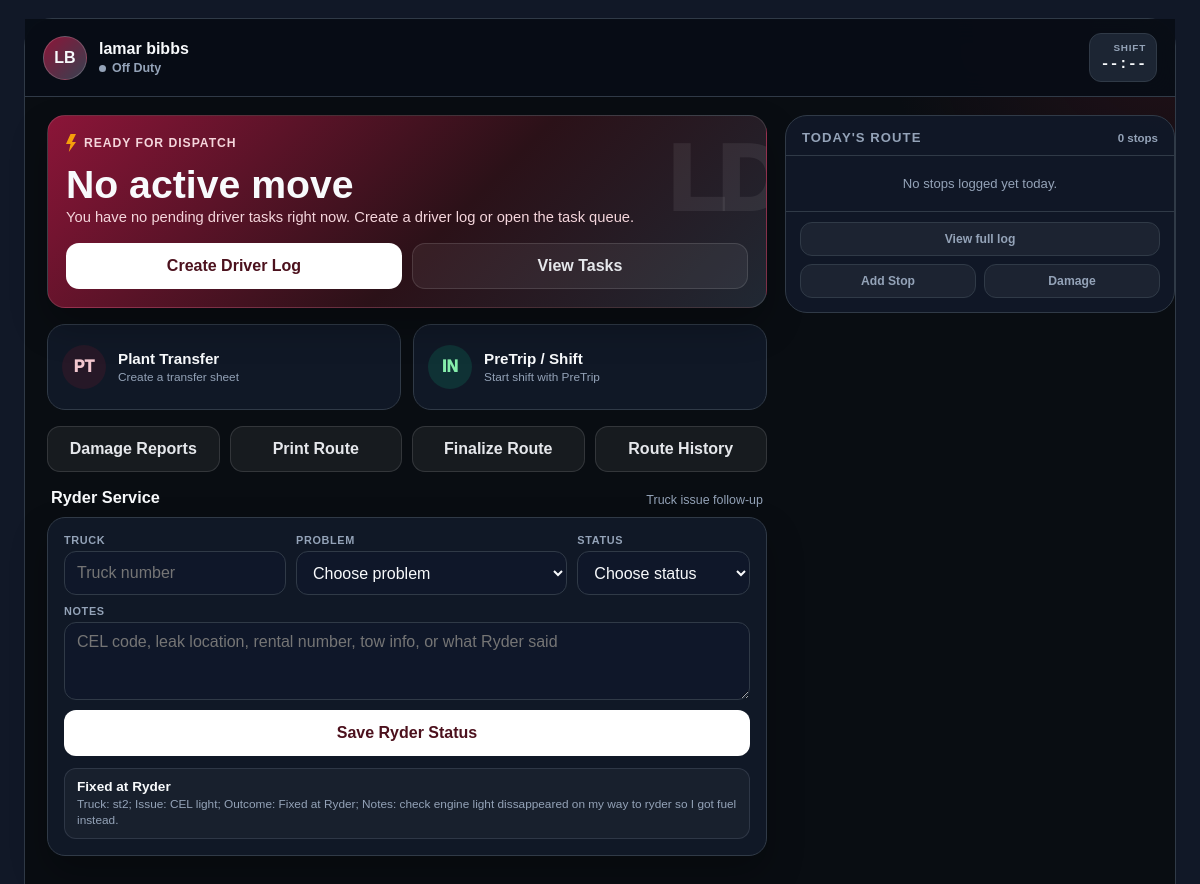
Screenshot of /mobile (signed in) with the database file from the repository.
### app/models/user.py (models this page shows, shortened)
class User(db.Model, UserMixin):
    __tablename__ = "user"
    id = db.Column(db.Integer, primary_key=True)
    username = db.Column(db.String(64), unique=True, nullable=False)
    email = db.Column(db.String(120), unique=True, nullable=False)
    password_hash = db.Column(db.String(128))
    role = db.Column(db.String(20), default="driver")  # "driver" or "management"
    first_name = db.Column(db.String(64), nullable=True)
    last_name = db.Column(db.String(64), nullable=True)
    employee_id = db.Column(db.String(32), nullable=True)
    shift = db.Column(db.String(16), nullable=True)
    department = db.Column(db.String(32), nullable=True)
    tasks = db.relationship(
        "Task",
        backref="assigned_user",
        lazy="dynamic",
        foreign_keys="Task.assigned_to",
    )
    driver_logs = db.relationship(
        "DriverLog",
        backref="driver",
        lazy="dynamic",
        foreign_keys="DriverLog.driver_id",
    )
    pretrips = db.relationship(
        "PreTrip",
        backref="driver",
        lazy="dynamic",
        foreign_keys="PreTrip.user_id",
    )
    chat_messages = db.relationship("ChatMessage", backref="user", lazy="dynamic")
    @property
    def display_name(self):
        name = " ".join(part for part in [self.first_name, self.last_name] if part)
        return name or self.username

### app/models/activity.py (models this page shows)
class ActivityEvent(db.Model):
    __tablename__ = "activity_event"
    id = db.Column(db.Integer, primary_key=True)
    user_id = db.Column(db.Integer, db.ForeignKey("user.id"), nullable=False)
    category = db.Column(db.String(30), nullable=False)
    action = db.Column(db.String(50), nullable=False)
    title = db.Column(db.String(150), nullable=False)
    details = db.Column(db.Text, nullable=True)
    target_type = db.Column(db.String(50), nullable=True)
    target_id = db.Column(db.Integer, nullable=True)
    created_at = db.Column(db.DateTime, default=datetime.utcnow, nullable=False)
    user = db.relationship("User", backref="activity_events")

### app/blueprints/driver/routes.py (the view)
@bp.route("/mobile")
@login_required
def mobile_dashboard():
    if current_user.role == "management":
        return redirect(url_for("manager.manager_dashboard"))
    now_local, _ = _now_local_and_utc()
    today_local_date = now_local.date()
    open_shift = (
        ShiftRecord.query.filter_by(user_id=current_user.id, end_time=None)
        .order_by(ShiftRecord.start_time.desc())
        .first()
    )
    shift_elapsed = None
    if open_shift:
        shift_elapsed = _format_duration((datetime.utcnow() - open_shift.start_time).total_seconds())
    tasks = (
        _active_driver_tasks_query()
        .order_by(Task.created_at.desc())
        .all()
    )
    tasks = sorted(
        tasks,
        key=lambda task: (
            task.status != "in-progress",
            not task.is_hot,
            task.created_at or datetime.min,
        ),
    )
    active_task = tasks[0] if tasks else None
    queued_tasks = tasks[1:4]
    hot_task_count = len([task for task in tasks if task.is_hot])
    latest_pretrip = (
        _active_pretrips_query().filter_by(user_id=current_user.id)
        .order_by(PreTrip.created_at.desc())
        .first()
    )
    todays_pretrip = (
        _active_pretrips_query().filter_by(user_id=current_user.id, pretrip_date=today_local_date)
        .order_by(PreTrip.created_at.desc())
        .first()
    )
    pending_posttrip = bool(todays_pretrip and not todays_pretrip.posttrip)
    latest_transfer = (
        _active_plant_transfers_query().filter_by(user_id=current_user.id)
        .order_by(PlantTransfer.created_at.desc())
        .first()
    )
    recent_ryder_events = (
        ActivityEvent.query.filter_by(
            user_id=current_user.id,
            category="ryder",
        )
        .order_by(ActivityEvent.created_at.desc())
        .limit(3)
        .all()
    )
    todays_logs = sorted(
        _active_driver_logs_query().filter_by(driver_id=current_user.id, date=today_local_date).all(),
        key=_driver_log_sort_key,
    )
    todays_log_routes = _driver_log_route_context(todays_logs)
    current_stop = next((l for l in reversed(todays_logs) if not l.depart_time), None) or (todays_logs[-1] if todays_logs else None)
    ryder_context = _ryder_followup_context(current_user.id)
    return render_template(
        "driver_mobile.html",
        active_task=active_task,
        queued_tasks=queued_tasks,
        hot_task_count=hot_task_count,
        latest_pretrip=latest_pretrip,
        todays_pretrip=todays_pretrip,
        pending_posttrip=pending_posttrip,
        latest_transfer=latest_transfer,
        recent_ryder_events=recent_ryder_events,
        open_shift=open_shift,
        shift_elapsed=shift_elapsed,
        today_local_date=today_local_date,
        todays_logs=todays_logs,
        todays_log_routes=todays_log_routes,
        current_stop=current_stop,
        truck_issue_choices=TRUCK_ISSUE_CHOICES,
        **ryder_context,
    )

### templates/driver_mobile.html (shortened to what this page needs)
<!DOCTYPE html>
<html lang="en">
<head>
</head>
<body>
  <div class="mobile-shell">
    <header class="topbar">
      <div class="driver-row">
        <div class="cluster">
          <div class="avatar">{{ (current_user.first_name[:1] if current_user.first_name else current_user.username[:1])|upper }}{{ (current_user.last_name[:1] if current_user.last_name else '')|upper }}</div>
          <div style="min-width:0;">
            <p class="driver-name">{{ current_user.display_name }}</p>
            <div class="status-line {% if not open_shift %}muted{% endif %}">
              <span class="dot {% if not open_shift %}off{% endif %}"></span>
              {% if open_shift %}On Duty{% else %}Off Duty{% endif %}{% if current_user.department %} - {{ current_user.department }}{% endif %}
            </div>
          </div>
        </div>
        <div class="shift-pill">
          <span>{% if open_shift %}Shift Time{% else %}Shift{% endif %}</span>
          <strong>{{ shift_elapsed if shift_elapsed else '--:--' }}</strong>
        </div>
      </div>
    </header>
    <div class="wide-body">
    <main>
      <section class="card hero">
        {% if active_task %}
          <div class="eyebrow"><span class="bolt"></span>{% if active_task.is_hot %}Active Hot Move{% else %}Active Task{% endif %}</div>
          <h1>{{ active_task.title }}</h1>
          <p>{{ active_task.details or 'No extra dispatch notes.' }}</p>
          <div class="hero-actions {% if active_task.status == 'pending' %}tri{% endif %}">
            <a class="button ghost" href="{{ url_for('driver.view_task', task_id=active_task.id) }}">Details</a>
            {% if active_task.status == 'pending' %}
              <form action="{{ url_for('driver.accept_task', task_id=active_task.id, next='mobile') }}" method="POST">
                <button class="action primary" type="submit">Accept</button>
              </form>
              <form action="{{ url_for('driver.decline_task', task_id=active_task.id, next='mobile') }}" method="POST">
                <button class="action red" type="submit">Decline</button>
              </form>
            {% else %}
              <form action="{{ url_for('driver.complete_task', task_id=active_task.id, next='mobile') }}" method="POST">
                <button class="action primary" type="submit">Complete</button>
              </form>
            {% endif %}
          </div>
        {% else %}
          <div class="eyebrow"><span class="bolt"></span>Ready For Dispatch</div>
          <h1>No active move</h1>
          <p>You have no pending driver tasks right now. Create a driver log or open the task queue.</p>
          <div class="hero-actions">
            <a class="button primary" href="{{ url_for('driver.new_driving_log') }}">Create Driver Log</a>
            <a class="button ghost" href="{{ url_for('driver.list_tasks') }}">View Tasks</a>
          </div>
        {% endif %}
      </section>
      <section class="quick-grid">
        {% if active_task %}
          <a class="quick-card" href="{{ url_for('driver.new_driving_log') }}">
            <div class="quick-icon">DL</div>
            <div><strong>Create Driver Log</strong><span>Record plant arrival, load, and parts</span></div>
          </a>
        {% else %}
          <a class="quick-card" href="{{ url_for('driver.new_plant_transfer') }}">
            <div class="quick-icon">PT</div>
            <div><strong>Plant Transfer</strong><span>{{ latest_transfer.ship_from ~ ' to ' ~ latest_transfer.ship_to if latest_transfer else 'Create a transfer sheet' }}</span></div>
          </a>
        {% endif %}
        {% if pending_posttrip and todays_pretrip %}
          <a class="quick-card" href="{{ url_for('driver.do_posttrip', pretrip_id=todays_pretrip.id) }}">
            <div class="quick-icon green">IN</div>
            <div><strong>PostTrip Due</strong><span>Finish inspection and end shift</span></div>
          </a>
        {% else %}
          <a class="quick-card" href="{{ url_for('driver.new_pretrip') }}">
            <div class="quick-icon green">IN</div>
            <div><strong>PreTrip / Shift</strong><span>{{ 'Shift started from PreTrip' if todays_pretrip else 'Start shift with PreTrip' }}</span></div>
          </a>
        {% endif %}
      </section>
      <section class="wide-actions" aria-label="Desktop driver actions">
        <a class="button ghost" href="{{ url_for('driver.damage_reports') }}">Damage Reports</a>
        <a class="button ghost" href="{{ url_for('driver.driver_logs_print') }}">Print Route</a>
        <a class="button ghost" href="{{ url_for('driver.end_of_day_summary') }}">Finalize Route</a>
        <a class="button ghost" href="{{ url_for('driver.mobile_history') }}">Route History</a>
      </section>
      <section class="list">
        <div class="section-head">
          <h2>Ryder Service</h2>
          <span>Truck issue follow-up</span>
        </div>
        <div class="card ryder-panel">
          <form class="ryder-form" method="POST" action="{{ url_for('driver.mobile_ryder_service') }}">
            <div class="ryder-grid">
              <div class="ryder-field">
                <label for="ryderTruck">Truck</label>
                <input id="ryderTruck" class="ryder-input" name="truck_number" value="{{ todays_pretrip.truck_number if todays_pretrip else '' }}" placeholder="Truck number">
              </div>
              <div class="ryder-field">
                <label for="ryderIssue">Problem</label>
                <select id="ryderIssue" class="ryder-select" name="issue" required>
                  {% for value, label in truck_issue_choices %}
                    <option value="{{ value }}" {% if pending_ryder_issue == label %}selected{% endif %}>{{ 'Choose problem' if not value else label }}</option>
                  {% endfor %}
                </select>
              </div>
              <div class="ryder-field">
                <label for="ryderOutcome">Status</label>
                <select id="ryderOutcome" class="ryder-select" name="outcome" required>
                  <option value="">Choose status</option>
                </select>
              </div>
            </div>
            <div class="ryder-field">
              <label for="ryderNotes">Notes</label>
              <textarea id="ryderNotes" class="ryder-textarea" name="notes" placeholder="CEL code, leak location, rental number, tow info, or what Ryder said"></textarea>
            </div>
            <button class="ryder-submit" type="submit">Save Ryder Status</button>
          </form>
          <div class="ryder-history">
            {% for event in recent_ryder_events %}
              <div class="ryder-entry">
                <strong>{{ event.title }}</strong>
                <span>{{ event.details }}</span>
              </div>
            {% else %}
              <div class="ryder-entry">
                <strong>No Ryder notes today</strong>
                <span>Use Headed to Ryder to start the timer, then close it as fixed, kept by Ryder, or rental.</span>
              </div>
            {% endfor %}
          </div>
        </div>
      </section>
    </main>
    <aside class="route-panel">
      <div class="rp-head">
        <h3>Today's Route</h3>
        <span>{{ todays_logs|length }} stop{{ 's' if todays_logs|length != 1 else '' }}</span>
      </div>
      {% if todays_logs %}
      <div class="rp-timeline">
        {% for dl in todays_logs %}
        {% set r = (todays_log_routes or {}).get(dl.id) %}
        {% set is_done = dl.depart_time %}
        {% set is_current = current_stop and dl.id == current_stop.id %}
        <a class="rp-stop {% if is_current %}is-current{% endif %}" href="{{ url_for('driver.view_driver_log', log_id=dl.id) }}" title="Open {{ r.plant if r else dl.plant_name }} stop">
          <div class="rp-indicator">
            <div class="rp-dot {% if is_current %}current{% elif is_done %}done{% else %}open{% endif %}">
              {% if is_done %}✓{% elif is_current %}●{% else %}○{% endif %}
            </div>
            <div class="rp-line"></div>
          </div>
          <div class="rp-content">
            <div class="rp-plant">
              {{ r.plant if r else dl.plant_name }}
              {% if is_current %}<span class="rp-current-tag">here now</span>{% endif %}
            </div>
            <div class="rp-times">
              {{ dl.arrive_time|to_local_time if dl.arrive_time else '—' }}
              {% if dl.depart_time %} → {{ dl.depart_time|to_12h_format }}{% else %} → open{% endif %}
            </div>
            {% if r %}
            <div class="rp-loads">
              <span class="rp-load-chip in {% if r.arrive_cargo_desc == 'Empty' %}empty{% endif %}">
                In: {{ r.arrive_cargo_desc }}
              </span>
              {% if dl.no_pickup %}
                <span class="rp-load-chip out empty">Out: No Pickup</span>
              {% elif r.depart_cargo_desc is none %}
                <span class="rp-load-chip out empty">Out: --</span>
              {% else %}
                <span class="rp-load-chip out {% if r.depart_cargo_desc == 'Empty' %}empty{% endif %}">
                  Out: {{ r.depart_cargo_desc }}
                </span>
              {% endif %}
            </div>
            {% endif %}
            {% if dl.part_number or dl.no_pickup %}
            <div class="rp-parts">
              {% if dl.no_pickup %}No pickup{% elif dl.hot_parts %}🔥 {{ dl.part_number }}{% else %}{{ dl.part_number }}{% endif %}
            </div>
            {% endif %}
          </div>
        </a>
        {% endfor %}
      </div>
      {% else %}
      <div class="rp-empty">No stops logged yet today.</div>
      {% endif %}
      <div class="rp-footer">
        <a href="{{ url_for('driver.driver_logs') }}">View full log</a>
        <div class="rp-footer-grid">
          <a href="{{ url_for('driver.new_driving_log') }}">Add Stop</a>
          <a href="{{ url_for('driver.new_damage_report') }}">Damage</a>
        </div>
      </div>
    </aside>
    </div>
  </div>
</body>
</html>

### rows the page displays
User: first_name "L", last_name "B", display_name "lamar bibbs"
ActivityEvent: title "Fixed at Ryder", details "Truck: st2; Issue: CEL light; Outcome: Fixed at Ryder; Notes: check engine light dissappeared on my way to ryder so I got fuel instead."

### other values shown
{{ shift_elapsed if shift_elapsed else '--:--' }} "--:--"
{{ todays_logs|length }} "0"
{{ 's' if todays_logs|length != 1 else '' }} "s"
form field issue "Choose problem"
